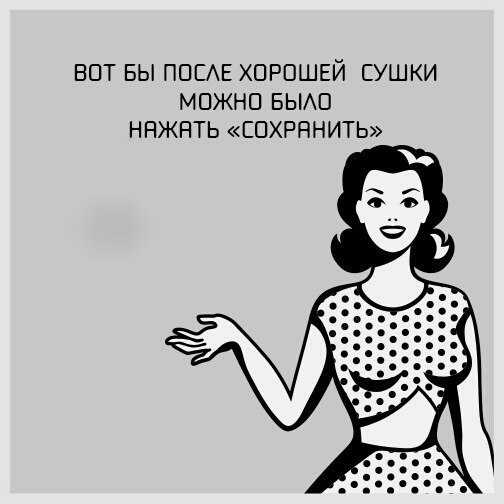
#> input picture Module 4/Module_4_Data/1.jpg, 504 x 504 px, given in place of the camera
$ python canny_video.py
#> lines starting #> are read from the running program, lines starting #| are printed output that depends on the picture; after the words box and inside, x2 and y2 are one past the last pixel; in counts of white or black regions, pixels touching at a corner belong together
import cv2
import numpy as np


def empty():
    pass


cap = cv2.VideoCapture(0)
frameWidth = 640
frameHeight = 480

cap.set(3, frameWidth)
cap.set(4, frameHeight)

# Setup our parameters trackers
cv2.namedWindow("Parameters")
cv2.resizeWindow("Parameters", 500, 400)
cv2.createTrackbar("Threshold1", "Parameters", 36, 255, empty)
cv2.createTrackbar("Threshold2", "Parameters", 181, 255, empty)
cv2.createTrackbar("Area", "Parameters", 0, 10000, empty)


def getContours(img, contours):
    contours, hierarchy = cv2.findContours(img, cv2.RETR_EXTERNAL, cv2.CHAIN_APPROX_NONE)

    for cnt in contours:
        area = cv2.contourArea(cnt)
        areaThresh = cv2.getTrackbarPos("Area", "Parameters")

        if area > areaThresh:
            perimeter = cv2.arcLength(cnt, True)
            approxVertices = cv2.approxPolyDP(cnt, 0.02 * perimeter, True)
            # print(area, len(approxVertices))
            if len(approxVertices) == 4:
                cv2.drawContours(imgContour, cnt, -1, (0, 0, 255), 5)
                x, y, w, h = cv2.boundingRect(approxVertices)
                cv2.rectangle(imgContour, (x, y), (x + w, y + h), (0, 255, 0), 5)
                cv2.putText(imgContour, "Points: " + str(len(approxVertices)), (x + w + 20, y + 20),
                            cv2.FONT_HERSHEY_COMPLEX, 0.7, (0, 255, 0), 2)
                cv2.putText(imgContour, "Area: " + str(int(area)), (x + w + 20, y + 45), cv2.FONT_HERSHEY_COMPLEX, 0.7,
                            (0, 255, 0), 2)


while True:
    ret, img = cap.read()
#> img is the input picture: shape (504, 504, 3); min 0, max 255, mean 185.7

    imgContour = img.copy()

    imgBlur = cv2.GaussianBlur(img, (7, 1), 1)
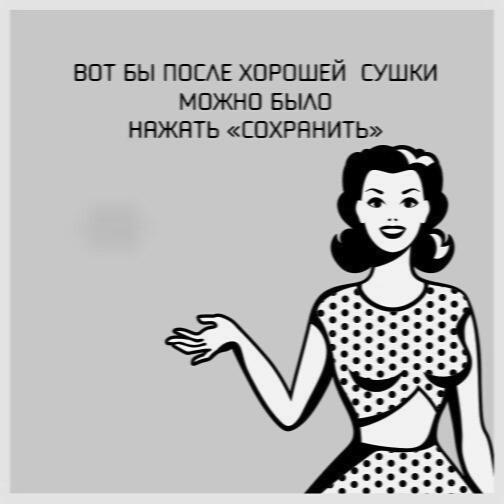
#> imgBlur: shape (504, 504, 3); min 0, max 250, mean 185.7
    imgGray = cv2.cvtColor(imgBlur, cv2.COLOR_BGR2GRAY)

    threshold1 = cv2.getTrackbarPos("Threshold1", "Parameters")
    threshold2 = cv2.getTrackbarPos("Threshold2", "Parameters")
    imgCanny = cv2.Canny(imgGray, threshold1, threshold2)
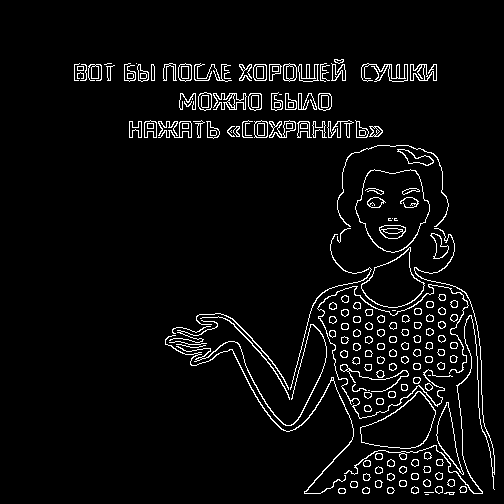
#> imgCanny: shape (504, 504); 4.7% white in thin lines or dots, all inside (x1, y1, x2, y2) = (74, 59, 495, 495)

    kernel = np.ones((3, 3))
    imgDil = cv2.dilate(imgCanny, kernel, iterations=1)
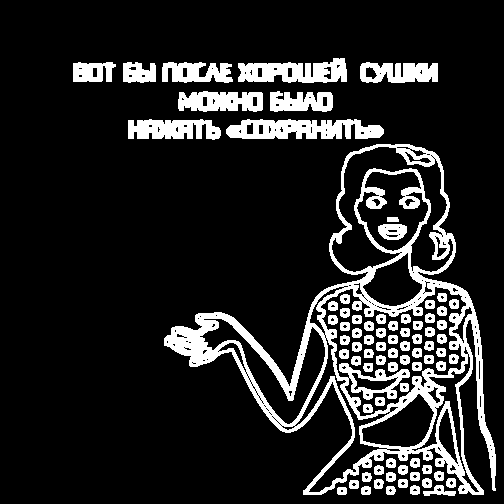
#> imgDil: shape (504, 504); 14.1% white; 78 white regions

    getContours(imgDil, imgContour)
#> in getContours, `contours, hierarchy = cv2.findContours(img, cv2.RETR_EXTERNAL, cv2.CHA..`: contours = 29 contours; largest, box (x1, y1, x2, y2) and area: (164, 144, 496, 495) 48871, (226, 119, 384, 139) 2229, (238, 58, 347, 83) 1812, (178, 91, 263, 112) 1344, (128, 119, 221, 140) 1342
#> in getContours, `area = cv2.contourArea(cnt)`: area = 61
#> in getContours, `perimeter = cv2.arcLength(cnt, True)`: perimeter = 29.66
#> in getContours, `approxVertices = cv2.approxPolyDP(cnt, 0.02 * perimeter, True)`: approxVertices = [[337, 488], [337, 493], [338, 494], [345, 494], [346, 493], [346, 488], [345, 487], [338, 487]]

    # cv2.imshow("Canny Edges", imgCanny)
    # cv2.imshow("Dilated Edges", imgDil)
    cv2.imshow("Contour Edges", imgContour)

    if cv2.waitKey(1) & 0xFF == ord('q'):
#> (key q is pressed here)
        break

$ run again, on Module 4/Module_4_Data/2.jpg
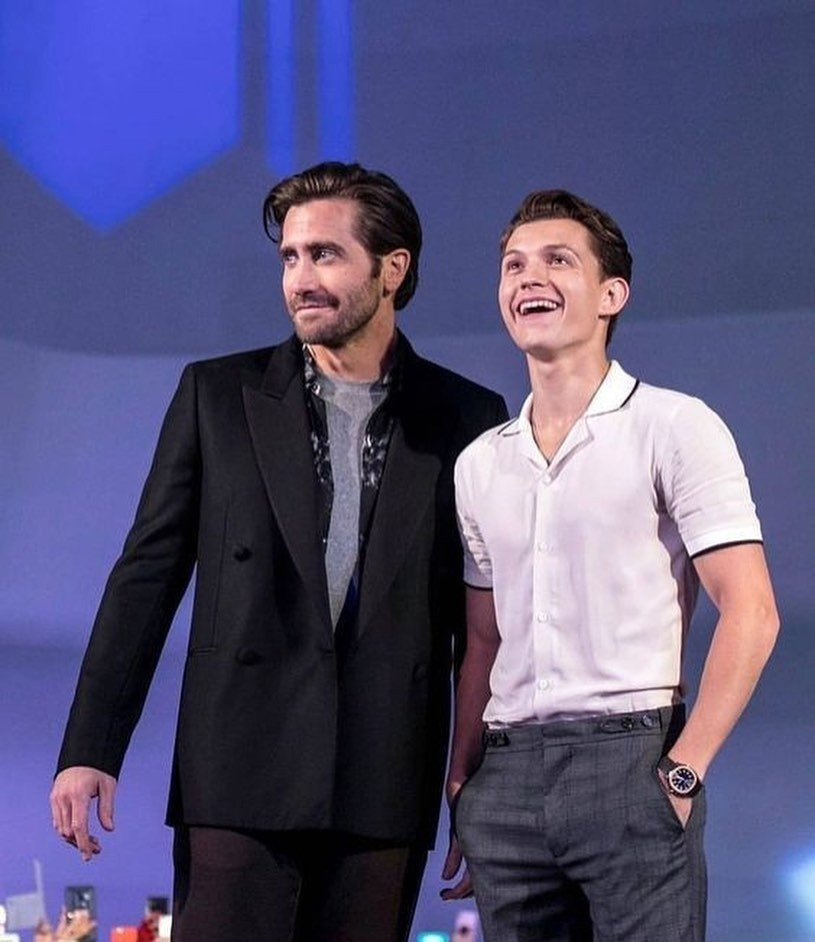
#> input picture Module 4/Module_4_Data/2.jpg, 815 x 942 px, given in place of the camera
#> img is the input picture: shape (942, 815, 3); mean B, G, R 119.9, 82.1, 85.5
#> `imgCanny = cv2.Canny(imgGray, threshold1, threshold2)`:
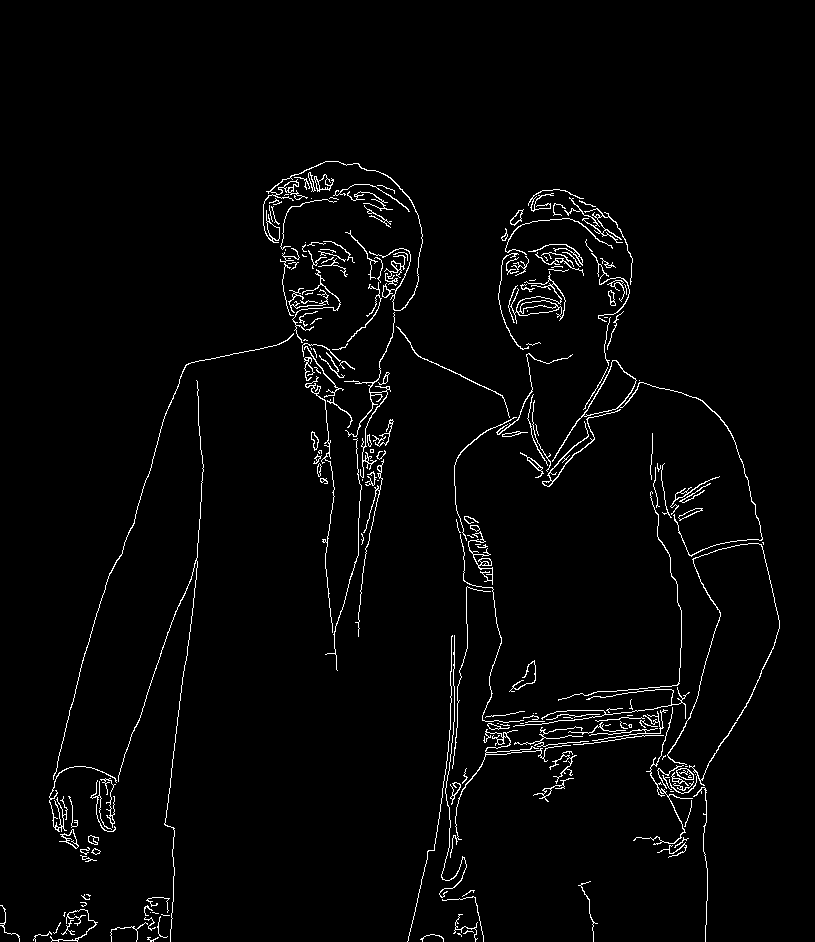
#> imgCanny: shape (942, 815); 2.5% white in thin lines or dots, all inside (x1, y1, x2, y2) = (0, 161, 780, 942)
#> `imgDil = cv2.dilate(imgCanny, kernel, iterations=1)`:
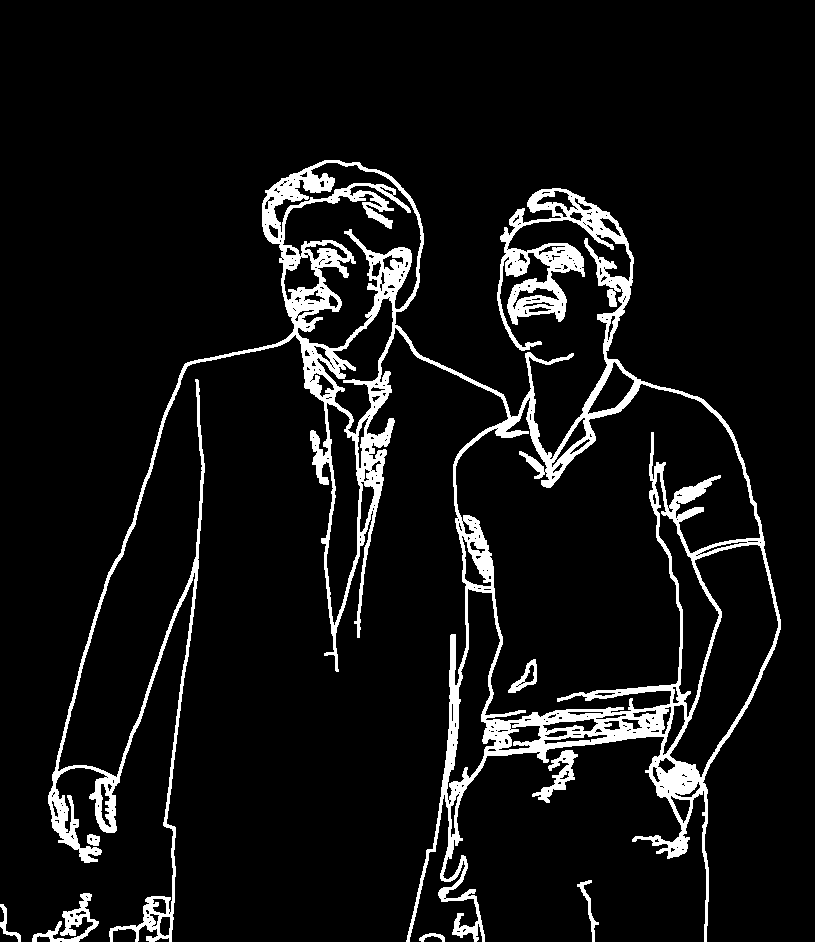
#> imgDil: shape (942, 815); 7.7% white; 8 white regions
#> contours = 7 contours; box (x1, y1, x2, y2) and area: (48, 160, 781, 942) 162148, (32, 893, 99, 942) 827, (532, 750, 578, 803) 682, (577, 880, 599, 942) 200, (0, 904, 21, 942) 144, (87, 834, 100, 846) 108, (419, 933, 445, 942) 80
#> area = 80.5
#> perimeter = 66.87
#> approxVertices = contour of 9 points, box (x1, y1, x2, y2) (419, 933, 445, 942), area 81

$ run again, on Module 4/Module_4_Data/3.jpg
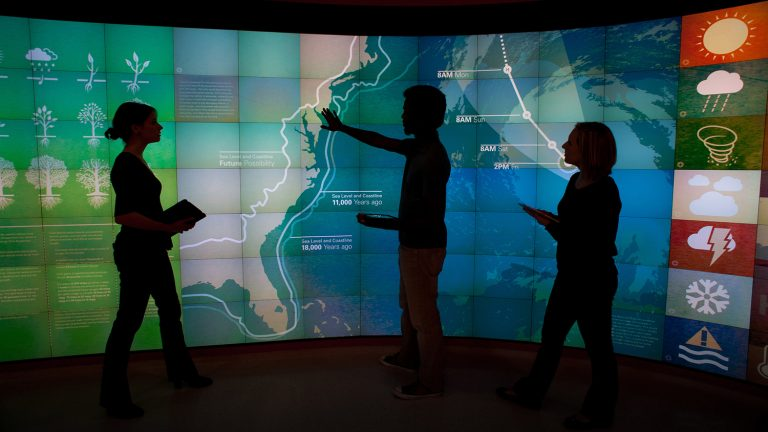
#> input picture Module 4/Module_4_Data/3.jpg, 768 x 432 px, given in place of the camera
#> img is the input picture: shape (432, 768, 3); mean B, G, R 66.4, 68.6, 41.2
#> `imgCanny = cv2.Canny(imgGray, threshold1, threshold2)`:
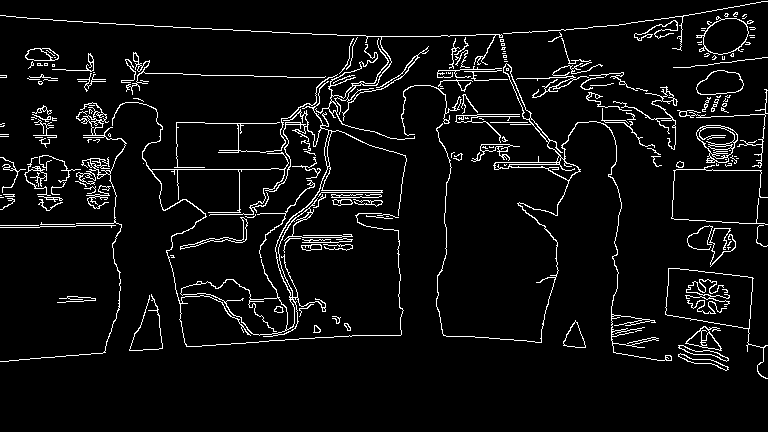
#> imgCanny: shape (432, 768); 5.6% white in thin lines or dots, all inside (x1, y1, x2, y2) = (0, 1, 768, 379)
#> imgDil: shape (432, 768); 16.4% white; 20 white regions
#> contours = 16 contours; largest, box (x1, y1, x2, y2) and area: (0, 0, 768, 363) 109652, (670, 69, 768, 248) 8975, (664, 267, 768, 380) 4676, (672, 11, 768, 69) 2132, (677, 325, 730, 372) 1406
#> area = 1406
#> perimeter = 214.2
#> approxVertices = contour of 10 points, box (x1, y1, x2, y2) (677, 325, 730, 371), area 1284
#> `cv2.imshow("Contour Edges", imgContour)`:
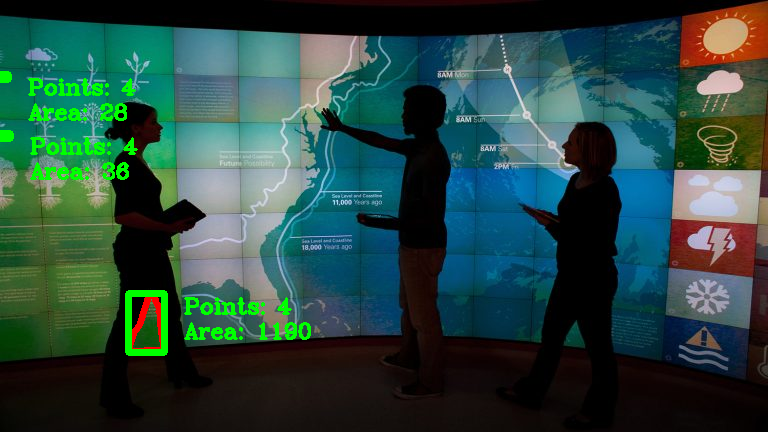
#> window 'Contour Edges': shape (432, 768, 3); mean B, G, R 64.9, 71.8, 40.9
